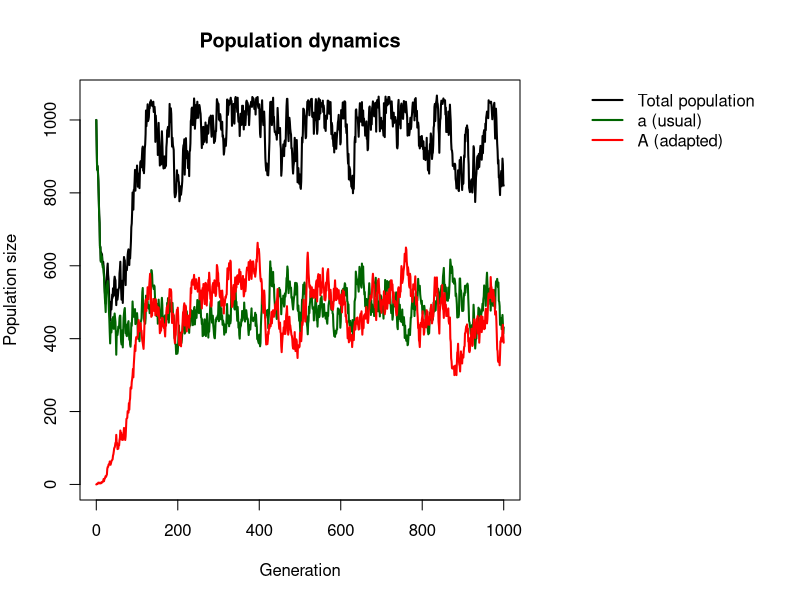
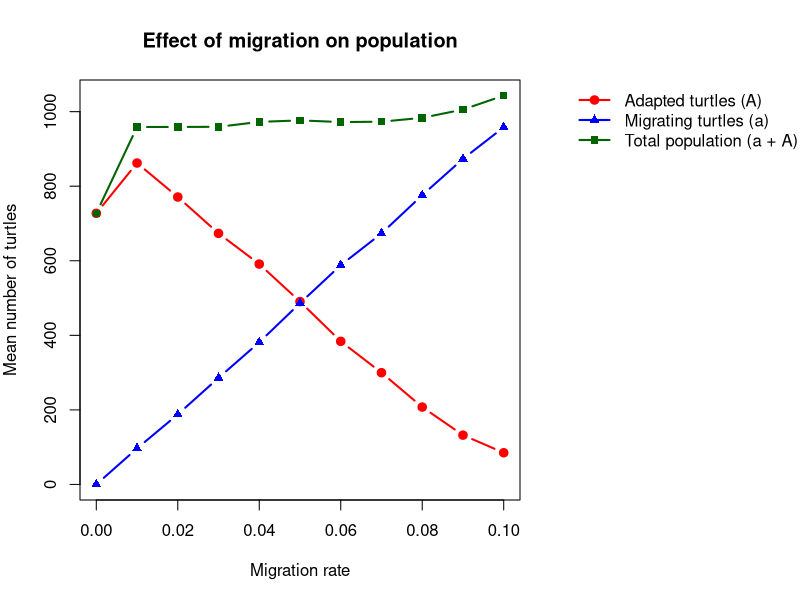

The R source for these figures, in order:
## ---- chunk 1
# FUNCTION 1: SIMULATE ONE GENERATION

# The model includes two turtle types:
# a = usual turtles, which are affected by warming
# A = adapted turtles, which have a relative growth advantage

simulate_one_gen <- function(N_a, N_A, decay_rate, sel_coeff, mut_rate, mig_rate, N_source_a, carrying_capacity = 1000) {

# STEP 1: Generate offspring for each turtle type

# For type a, the expected number of offspring is reduced
# by the warming-related decay rate.
# For type A, offspring production depends on its current population, its selection advantage, warming and how close the total population is to carrying capacity.
  offsp_a <- rpois(1, N_a * (1 - decay_rate))
  offsp_A <- rpois(1, N_A + N_A * (sel_coeff - decay_rate) * (1 - (N_a + N_A) / carrying_capacity))

# Calculate the total number of offspring of both types.
  offsp_total <- offsp_A + offsp_a

# If the total exceeds carrying capacity, randomly retain individuals until the population is within the limit.
  if (offsp_total > carrying_capacity) 
    {
    
    offsp_a <- rbinom(1, carrying_capacity, offsp_a / offsp_total)

# The remaining individuals belong to type A.
    offsp_A <- carrying_capacity - offsp_a
  }

# STEP 2: Simulate mutation from type a to type A

# The expected number of mutations depends on the number of type-a offspring and the mutation rate.
  mut_a_to_A <- rpois(1, offsp_a * mut_rate)

# STEP 3: Simulate immigration from the source beach

# The number of immigrants is determined by the source population size and the migration rate.
# In this model, immigrants are type a, not type A.
  mig_a <- rpois(1, N_source_a * mig_rate)

# STEP 4: Calculate the population sizes in the next generation

# Type a loses individuals through mutation but gains individuals through immigration.
  N_a_new <- offsp_a - mut_a_to_A + mig_a

# Type A gains the individuals that mutated from type a.
# Existing type-A offspring remain part of this population.
  N_A_new <- offsp_A + mut_a_to_A

# Return the updated populations for the next generation.
  return(c(
    N_a = N_a_new,
    N_A = N_A_new
  ))

}

print(simulate_one_gen(N_a = 100, N_A = 0, decay_rate = 0.1, sel_coeff = 0.2, mut_rate = 0.01, mig_rate = 0.05, N_source_a = 1000, carrying_capacity = 1000))

## ---- chunk 2
# FUNCTION 2: SIMULATE THE POPULATION

# This function simulates how the populations of type a and type A change over several generations.

# It uses simulate_one_gen() to calculate the population in the next generation and saves the results at every step.

simulate_pop <- function(N_init_a, N_init_A, decay_rate, sel_coeff,
                         mut_rate, mig_rate, N_source_a, t_max,
                         carrying_capacity = 1000) {

# Store the initial population.
# The simulation starts with N_init_a usual turtles and N_init_A adapted turtles.
  pop_vector <- c(N_init_a, N_init_A)

# Store the current population.
# This vector is updated at every generation.
  pop_new <- c(N_init_a, N_init_A)

# Run the simulation for t_max generations.
# seq_len(t_max) produces the numbers from 1 to t_max.
  for (i in seq_len(t_max)) {

# Simulate the next generation using Function 1.
# pop_new[1] is the current number of a turtles.
# pop_new[2] is the current number of A turtles.
# The other describe warming, selection, mutation, migration and carrying capacity.
    pop_new <- simulate_one_gen(
      pop_new[1], pop_new[2],
      decay_rate, sel_coeff, mut_rate,
      mig_rate, N_source_a, carrying_capacity
    )

# Add the newly calculated population as a new row.
# This stores the population sizes for every generation, rather than keeping only the final result.
    pop_vector <- rbind(pop_vector, pop_new)
  }

# Label the rows with their generation numbers.
# The first row is generation 0, which contains the initial population. The last row corresponds to generation t_max.
  rownames(pop_vector) <- 0:(nrow(pop_vector) - 1)

# Name the two columns according to the turtle types.
# Generations remain row names; they are not a population column.
  colnames(pop_vector) <- c("a", "A")

# Return the complete population trajectory.
# The result contains two columns (a and A) and one row for the initial population and every simulated generation.
  return(pop_vector)
}


# MODEL PARAMETERS

# Set the number of generations to simulate.
# The model will calculate generations 1 to 1000 after
# starting with the initial population at generation 0.
max_gen <- 1000


# PLOT 1: GENERATION VS POPULATION SIZE

# Run the population simulation with the chosen parameters.
output <- simulate_pop(
  N_init_a = 1000,          # Initial number of usual turtles
  N_init_A = 0,             # Initially, there are no adapted turtles
  decay_rate = 0.1,         # Negative effect of warming
  sel_coeff = 0.2,          # Relative growth advantage of type A
  mut_rate = 0.001,         # Mutation rate from a to A
  mig_rate = 0.05,          # Migration rate from the source beach
  N_source_a = 1000,        # Number of turtles in the source population
  t_max = max_gen,          # Number of generations to simulate
  carrying_capacity = 1000  # Maximum population size for the offspring step
)

# Create a separate display table.
# The row names from output are shown in a column named Generations.
# This does not change the original output matrix.
output_table <- data.frame(
  Generations = as.integer(rownames(output)),
  a = output[, "a"],
  A = output[, "A"]
)

# Print the last six generations, including generation 1000.
print(tail(output_table), row.names = FALSE)


# GENERATION NUMBERS FOR PLOT 1

# Create the generation numbers for the x-axis.
# There are 1001 population records, from generation 0 to 1000.
x_range <- 0:(nrow(output) - 1)

## ---- chunk 3
# Leave space on the right for the legend
par(mar = c(5, 4, 4, 14), xpd = NA)

# Total population
plot(
  x_range, rowSums(output),
  type = "l",
  col = "black",
  lwd = 2,
  ylim = c(0, max(rowSums(output))),
  xlab = "Generation",
  ylab = "Population size",
  main = "Population dynamics"
)

# Type a and type A
lines(x_range, output[, "a"], col = "darkgreen", lwd = 2)
lines(x_range, output[, "A"], col = "red", lwd = 2)

# Legend OUTSIDE the plot, on the right
legend(
  "topright",
  inset = c(-0.55, 0),
  legend = c("Total population", "a (usual)", "A (adapted)"),
  col = c("black", "darkgreen", "red"),
  lty = 1,
  lwd = 2,
  bty = "n",
  xpd = NA
)

# Restore the standard margins
par(mar = c(5, 4, 4, 2), xpd = FALSE)

## ---- chunk 4
# PLOTS 2: EFFECT OF MIGRATION

# Migration rates to compare
migration_rates <- seq(0, 0.10, by = 0.01)

# Repeat simulations to account for random variation
n_replicates <- 100

# Store the mean results for each migration rate
adapted_A <- numeric(length(migration_rates))
mig_a <- 1000 * migration_rates # Expected number of migrating turtles per generation
population_size <- numeric(length(migration_rates))


for (j in seq_along(migration_rates)) {

  # Store the final results of repeated simulations
  results <- matrix(NA_real_, nrow = n_replicates, ncol = 3)

  for (rep in seq_len(n_replicates)) {

    sim <- simulate_pop(
      N_init_a = 1000,
      N_init_A = 0,
      decay_rate = 0.1,
      sel_coeff = 0.2,
      mut_rate = 0.001,
      mig_rate = migration_rates[j], 
      N_source_a = 1000,
      t_max = max_gen,
      carrying_capacity = 1000
    )

# Number of A and a turtles at the final generation
    results[rep, 1] <- sim[nrow(sim), "A"]
    
    results[rep, 2] <- sim[nrow(sim), "a"]
    
# Total population at the final generation
    results[rep, 3] <- sum(sim[nrow(sim), ])
  }

# Calculate the mean across replicate simulations
  adapted_A[j] <- mean(results[, 1])
  mig_a [j] <- mean(results[, 2])
  population_size[j] <- mean(results[, 3])
}

# PLOT 2: MIGRATION VS POPULATION TYPES AND TOTAL POPULATION

# Leave space on the right for the legend
par(mar = c(5, 4, 4, 14), xpd = NA)

matplot(
  migration_rates,
  cbind(adapted_A, mig_a, population_size),
  type = "b", # Show points connected by lines
  pch = c(19, 17, 15),   # Use filled circle points
  col = c("red", "blue", "darkgreen"),
  lty = 1,
  lwd = 2,  # Set line width
  ylim = range(c(adapted_A, mig_a, population_size)),
  xlab = "Migration rate",
  ylab = "Mean number of turtles",
  main = "Effect of migration on population"
)

legend(
  "topright",
  inset = c(-0.65, 0),
  legend = c("Adapted turtles (A)", "Migrating turtles (a)", "Total population (a + A)"),
  col = c("red", "blue", "darkgreen"),
  pch = c(19, 17, 15),
  lty = 1,
  lwd = 2,
  bty = "n",
  xpd = NA
)

# Restore the standard plotting margins, leave space on the right for the legend, if needed.
par(mar = c(5, 4, 4, 2), xpd = FALSE)

## ---- chunk 5
# Calculate Frequencies
# Calculate the total local population at each generation
N_total <- output[, "a"] + output[, "A"]

# Calculate the frequency of type a
freq_a <- ifelse(
  N_total > 0,
  output[, "a"] / N_total,
  NA
)

# Calculate the frequency of type A
freq_A <- ifelse(
  N_total > 0,
  output[, "A"] / N_total,
  NA
)

# Store the results in a data frame
frequency_output <- data.frame(
  Generations = 0:(nrow(output) - 1),
  N_total = N_total,
  freq_a = freq_a,
  freq_A = freq_A
)

# Display the frequency results
print(frequency_output)
